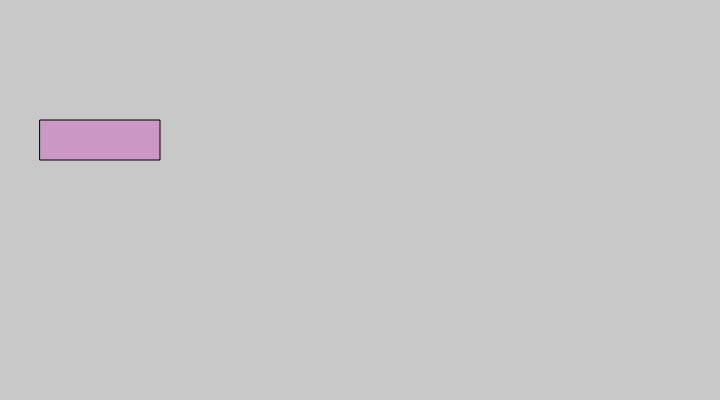
Frame 1 (no input)
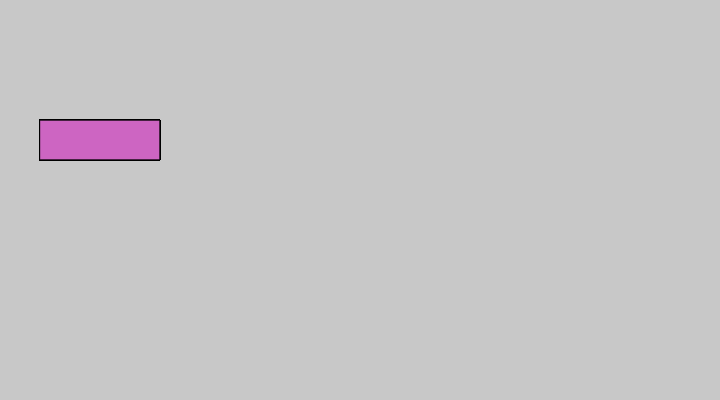
Frame 60 (no input)
Frame 120 (the mouse pressed at the canvas centre since frame 60): identical to frame 60, image omitted

The p5.js sketch that drew these frames (run headless with seeded random() and noise() and a simulated clock; from frame 60 on, the mouse is pressed at the canvas centre):

// p5.js sketch
// ── sketch.js
function setup() {
  // put setup code here
  createCanvas(720, 400);
  background(200);
  fill(204, 101, 192, 127);
}

function draw() {
  rect(40, 120, 120, 40);
}
